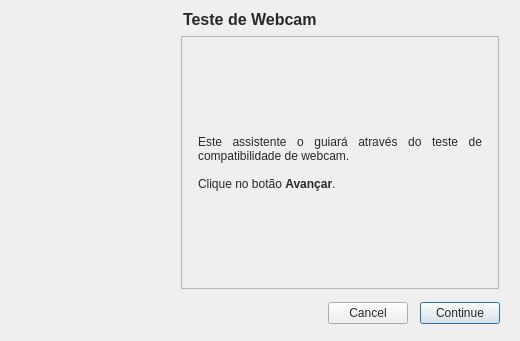
<?xml version="1.0" encoding="UTF-8"?>
<ui version="4.0">
 <class>Wizard</class>
 <widget class="QWizard" name="Wizard">
  <property name="windowModality">
   <enum>Qt::WindowModal</enum>
  </property>
  <property name="geometry">
   <rect>
    <x>0</x>
    <y>0</y>
    <width>520</width>
    <height>341</height>
   </rect>
  </property>
  <property name="sizePolicy">
   <sizepolicy hsizetype="Fixed" vsizetype="Fixed">
    <horstretch>0</horstretch>
    <verstretch>0</verstretch>
   </sizepolicy>
  </property>
  <property name="windowTitle">
   <string>LDC - Webcam - Compatibilidade</string>
  </property>
  <property name="windowIcon">
   <iconset resource="../../gui/resources/ldc_resources.qrc">
    <normaloff>:/ldc_icon/ldc_mainwindow_icon.png</normaloff>:/ldc_icon/ldc_mainwindow_icon.png</iconset>
  </property>
  <property name="styleSheet">
   <string>color: rgb(41, 41, 41);
</string>
  </property>
  <property name="locale">
   <locale language="Portuguese" country="Brazil"/>
  </property>
  <property name="modal">
   <bool>true</bool>
  </property>
  <property name="wizardStyle">
   <enum>QWizard::MacStyle</enum>
  </property>
  <property name="options">
   <set>QWizard::CancelButtonOnLeft|QWizard::NoBackButtonOnStartPage</set>
  </property>
  <widget class="QWizardPage" name="start">
   <property name="title">
    <string>Teste de Webcam</string>
   </property>
   <layout class="QVBoxLayout" name="verticalLayout">
    <item>
     <spacer name="verticalSpacer_6">
      <property name="orientation">
       <enum>Qt::Vertical</enum>
      </property>
      <property name="sizeHint" stdset="0">
       <size>
        <width>20</width>
        <height>40</height>
       </size>
      </property>
     </spacer>
    </item>
    <item>
     <widget class="QLabel" name="startLabel">
      <property name="styleSheet">
       <string>color: rgb(41, 41, 41);</string>
      </property>
      <property name="text">
       <string>&lt;!DOCTYPE HTML PUBLIC &quot;-//W3C//DTD HTML 4.0//EN&quot; &quot;http://www.w3.org/TR/REC-html40/strict.dtd&quot;&gt;
&lt;html&gt;&lt;head&gt;&lt;meta name=&quot;qrichtext&quot; content=&quot;1&quot; /&gt;&lt;style type=&quot;text/css&quot;&gt;
p, li { white-space: pre-wrap; }
&lt;/style&gt;&lt;/head&gt;&lt;body style=&quot; font-family:'Sans Serif'; font-size:10pt; font-weight:400; font-style:normal;&quot;&gt;
&lt;p style=&quot; margin-top:0px; margin-bottom:0px; margin-left:0px; margin-right:0px; -qt-block-indent:0; text-indent:0px;&quot;&gt;&lt;span style=&quot; font-size:9pt;&quot;&gt;Este assistente o guiará através do teste de compatibilidade de webcam. &lt;/span&gt;&lt;/p&gt;
&lt;p style=&quot;-qt-paragraph-type:empty; margin-top:0px; margin-bottom:0px; margin-left:0px; margin-right:0px; -qt-block-indent:0; text-indent:0px; font-size:9pt;&quot;&gt;&lt;/p&gt;
&lt;p style=&quot; margin-top:0px; margin-bottom:0px; margin-left:0px; margin-right:0px; -qt-block-indent:0; text-indent:0px;&quot;&gt;&lt;span style=&quot; font-size:9pt;&quot;&gt;Clique no botão &lt;/span&gt;&lt;span style=&quot; font-size:9pt; font-weight:600;&quot;&gt;Avançar&lt;/span&gt;&lt;span style=&quot; font-size:9pt;&quot;&gt;.&lt;/span&gt;&lt;/p&gt;&lt;/body&gt;&lt;/html&gt;</string>
      </property>
      <property name="alignment">
       <set>Qt::AlignJustify|Qt::AlignVCenter</set>
      </property>
      <property name="wordWrap">
       <bool>true</bool>
      </property>
     </widget>
    </item>
    <item>
     <spacer name="verticalSpacer_5">
      <property name="orientation">
       <enum>Qt::Vertical</enum>
      </property>
      <property name="sizeHint" stdset="0">
       <size>
        <width>20</width>
        <height>40</height>
       </size>
      </property>
     </spacer>
    </item>
   </layout>
  </widget>
  <widget class="QWizardPage" name="webcamplay">
   <property name="title">
    <string>Teste de Webcam</string>
   </property>
   <layout class="QVBoxLayout" name="verticalLayout_2">
    <item>
     <widget class="QLabel" name="soundplayLabel">
      <property name="text">
       <string>&lt;!DOCTYPE HTML PUBLIC &quot;-//W3C//DTD HTML 4.0//EN&quot; &quot;http://www.w3.org/TR/REC-html40/strict.dtd&quot;&gt;
&lt;html&gt;&lt;head&gt;&lt;meta name=&quot;qrichtext&quot; content=&quot;1&quot; /&gt;&lt;style type=&quot;text/css&quot;&gt;
p, li { white-space: pre-wrap; }
&lt;/style&gt;&lt;/head&gt;&lt;body style=&quot; font-family:'Sans Serif'; font-size:10pt; font-weight:400; font-style:normal;&quot;&gt;
&lt;p style=&quot; margin-top:0px; margin-bottom:0px; margin-left:0px; margin-right:0px; -qt-block-indent:0; text-indent:0px;&quot;&gt;&lt;span style=&quot; font-size:9pt;&quot;&gt;Clique no botão &lt;/span&gt;&lt;span style=&quot; font-size:9pt; font-weight:600;&quot;&gt;Reproduzir&lt;/span&gt;&lt;span style=&quot; font-size:9pt;&quot;&gt; para executar o visualizar a imagem de sua webcam. &lt;/span&gt;&lt;/p&gt;&lt;/body&gt;&lt;/html&gt;</string>
      </property>
      <property name="alignment">
       <set>Qt::AlignJustify|Qt::AlignVCenter</set>
      </property>
      <property name="wordWrap">
       <bool>true</bool>
      </property>
     </widget>
    </item>
    <item>
     <spacer name="verticalSpacer">
      <property name="orientation">
       <enum>Qt::Vertical</enum>
      </property>
      <property name="sizeHint" stdset="0">
       <size>
        <width>20</width>
        <height>40</height>
       </size>
      </property>
     </spacer>
    </item>
    <item>
     <layout class="QHBoxLayout" name="horizontalLayout">
      <item>
       <spacer name="horizontalSpacer_2">
        <property name="orientation">
         <enum>Qt::Horizontal</enum>
        </property>
        <property name="sizeHint" stdset="0">
         <size>
          <width>40</width>
          <height>20</height>
         </size>
        </property>
       </spacer>
      </item>
      <item>
       <widget class="QPushButton" name="playButton">
        <property name="text">
         <string>Reproduzir</string>
        </property>
       </widget>
      </item>
      <item>
       <spacer name="horizontalSpacer">
        <property name="orientation">
         <enum>Qt::Horizontal</enum>
        </property>
        <property name="sizeHint" stdset="0">
         <size>
          <width>40</width>
          <height>20</height>
         </size>
        </property>
       </spacer>
      </item>
     </layout>
    </item>
    <item>
     <spacer name="verticalSpacer_2">
      <property name="orientation">
       <enum>Qt::Vertical</enum>
      </property>
      <property name="sizeHint" stdset="0">
       <size>
        <width>20</width>
        <height>40</height>
       </size>
      </property>
     </spacer>
    </item>
   </layout>
  </widget>
  <widget class="QWizardPage" name="yesorno">
   <property name="title">
    <string>Teste de Webcam</string>
   </property>
   <layout class="QVBoxLayout" name="verticalLayout_3">
    <item>
     <widget class="QLabel" name="yesornoLabel">
      <property name="text">
       <string>Você viu a imagem?</string>
      </property>
      <property name="alignment">
       <set>Qt::AlignJustify|Qt::AlignVCenter</set>
      </property>
      <property name="wordWrap">
       <bool>true</bool>
      </property>
     </widget>
    </item>
    <item>
     <spacer name="verticalSpacer_4">
      <property name="orientation">
       <enum>Qt::Vertical</enum>
      </property>
      <property name="sizeHint" stdset="0">
       <size>
        <width>20</width>
        <height>40</height>
       </size>
      </property>
     </spacer>
    </item>
    <item>
     <layout class="QHBoxLayout" name="horizontalLayout_2">
      <item>
       <spacer name="horizontalSpacer_5">
        <property name="orientation">
         <enum>Qt::Horizontal</enum>
        </property>
        <property name="sizeHint" stdset="0">
         <size>
          <width>40</width>
          <height>20</height>
         </size>
        </property>
       </spacer>
      </item>
      <item>
       <widget class="QPushButton" name="yesButton">
        <property name="text">
         <string>Sim</string>
        </property>
       </widget>
      </item>
      <item>
       <spacer name="horizontalSpacer_4">
        <property name="orientation">
         <enum>Qt::Horizontal</enum>
        </property>
        <property name="sizeHint" stdset="0">
         <size>
          <width>40</width>
          <height>20</height>
         </size>
        </property>
       </spacer>
      </item>
      <item>
       <widget class="QPushButton" name="noButton">
        <property name="text">
         <string>Não</string>
        </property>
       </widget>
      </item>
      <item>
       <spacer name="horizontalSpacer_3">
        <property name="orientation">
         <enum>Qt::Horizontal</enum>
        </property>
        <property name="sizeHint" stdset="0">
         <size>
          <width>40</width>
          <height>20</height>
         </size>
        </property>
       </spacer>
      </item>
     </layout>
    </item>
    <item>
     <spacer name="verticalSpacer_3">
      <property name="orientation">
       <enum>Qt::Vertical</enum>
      </property>
      <property name="sizeHint" stdset="0">
       <size>
        <width>20</width>
        <height>40</height>
       </size>
      </property>
     </spacer>
    </item>
   </layout>
  </widget>
  <widget class="QWizardPage" name="success">
   <property name="title">
    <string>Teste de Webcam</string>
   </property>
   <layout class="QVBoxLayout" name="verticalLayout_4">
    <item>
     <spacer name="verticalSpacer_7">
      <property name="orientation">
       <enum>Qt::Vertical</enum>
      </property>
      <property name="sizeHint" stdset="0">
       <size>
        <width>20</width>
        <height>40</height>
       </size>
      </property>
     </spacer>
    </item>
    <item>
     <widget class="QLabel" name="successLabel">
      <property name="text">
       <string>&lt;!DOCTYPE HTML PUBLIC &quot;-//W3C//DTD HTML 4.0//EN&quot; &quot;http://www.w3.org/TR/REC-html40/strict.dtd&quot;&gt;
&lt;html&gt;&lt;head&gt;&lt;meta name=&quot;qrichtext&quot; content=&quot;1&quot; /&gt;&lt;style type=&quot;text/css&quot;&gt;
p, li { white-space: pre-wrap; }
&lt;/style&gt;&lt;/head&gt;&lt;body style=&quot; font-family:'Sans Serif'; font-size:10pt; font-weight:400; font-style:normal;&quot;&gt;
&lt;p style=&quot; margin-top:0px; margin-bottom:0px; margin-left:0px; margin-right:0px; -qt-block-indent:0; text-indent:0px;&quot;&gt;&lt;span style=&quot; font-size:9pt;&quot;&gt;Webcam compatível com o Librix Desktop. &lt;/span&gt;&lt;/p&gt;
&lt;p style=&quot;-qt-paragraph-type:empty; margin-top:0px; margin-bottom:0px; margin-left:0px; margin-right:0px; -qt-block-indent:0; text-indent:0px; font-size:9pt;&quot;&gt;&lt;/p&gt;
&lt;p style=&quot; margin-top:0px; margin-bottom:0px; margin-left:0px; margin-right:0px; -qt-block-indent:0; text-indent:0px;&quot;&gt;&lt;span style=&quot; font-size:9pt;&quot;&gt;Clique no botão &lt;/span&gt;&lt;span style=&quot; font-size:9pt; font-weight:600;&quot;&gt;Concluir&lt;/span&gt;&lt;span style=&quot; font-size:9pt;&quot;&gt;.&lt;/span&gt;&lt;/p&gt;&lt;/body&gt;&lt;/html&gt;</string>
      </property>
      <property name="alignment">
       <set>Qt::AlignJustify|Qt::AlignVCenter</set>
      </property>
      <property name="wordWrap">
       <bool>true</bool>
      </property>
     </widget>
    </item>
    <item>
     <spacer name="verticalSpacer_8">
      <property name="orientation">
       <enum>Qt::Vertical</enum>
      </property>
      <property name="sizeHint" stdset="0">
       <size>
        <width>20</width>
        <height>40</height>
       </size>
      </property>
     </spacer>
    </item>
   </layout>
  </widget>
 </widget>
 <resources>
  <include location="../../gui/resources/ldc_resources.qrc"/>
 </resources>
 <connections/>
</ui>
